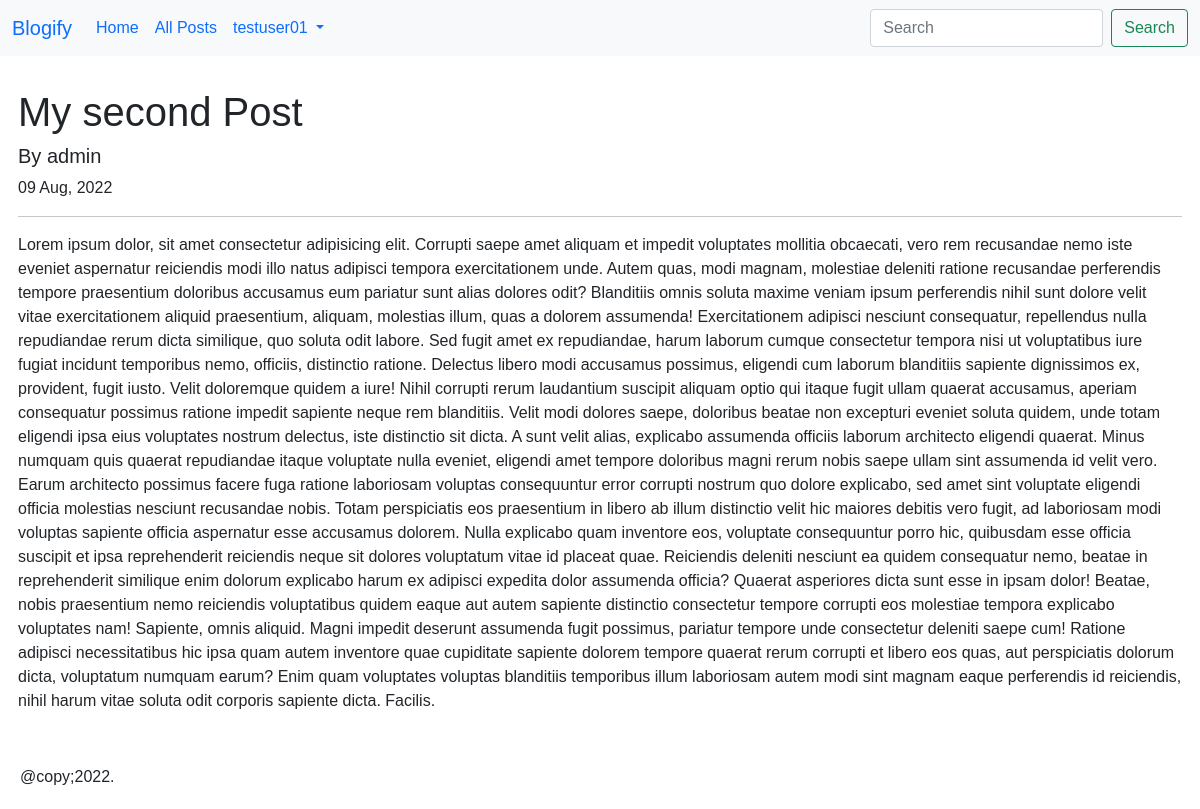
/posts/2/ (signed in), run on the app's committed database.
### users/models.py (models this page shows)
class CustomUser(AbstractUser):
    pass

### posts/models.py (models this page shows, shortened)
class Post(models.Model):
    STATUS_CHOICES = (
        ('draft', 'Draft'),
        ('published', 'Published'),
    )
    title = models.CharField(max_length=255)
    author = models.ForeignKey(
        get_user_model(),
        on_delete = models.CASCADE,
        related_name = 'posts'
    )
    body = models.TextField()
    publish = models.DateTimeField(default=timezone.now)
    created = models.DateTimeField(auto_now_add=True)
    updated = models.DateTimeField(auto_now=True)
    status = models.CharField(
        max_length=10,
        choices=STATUS_CHOICES,
        default='draft'
    )
    slug = models.SlugField(
        max_length=255,
        blank=True,
        null= True
    )
    class Meta:
        ordering = ('-publish',)

### posts/views.py (the view)
# urls.py: path('<int:pk>/', PostDetailView.as_view(), name='post_detail'),
class PostDetailView(DetailView):
    model = Post
    template_name = 'blog/post_detail.html'
    context_object_name = 'post'

### templates/blog/post_detail.html (shortened to what this page needs)
{% extends '_base.html' %}
{% block content %}
    <h1>{{ post.title }}</h1>
    <h5>By {{ post.author }}</h5>
    <p>{{ post.publish|date:"d M, Y" }}</p>
    <hr />
    <p>{{ post.body }}</p>
{% endblock content %}

### templates/_base.html (shortened to what this page needs)
{% load static %}
<!DOCTYPE html>
<html lang="en">
<head>
    <link rel="stylesheet" href="https://cdn.jsdelivr.net/npm/bootstrap@5.1.3/dist/css/bootstrap.min.css">
    <link rel="stylesheet" href="{% static 'css/base.css' %}">
</head>
<body>
    {% block body %}
    <header>
        <nav class="navbar navbar-expand-lg bg-light">
            <div class="container-fluid">
              <a class="navbar-brand" href="{% url 'home' %}">Blogify</a>
              {% if user.is_authenticated %}
              <div class="collapse navbar-collapse" id="navbarSupportedContent">
                <ul class="navbar-nav me-auto mb-2 mb-lg-0">
                  <li class="nav-item">
                    <a class="nav-link active" aria-current="page" href="#">Home</a>
                  </li>
                  <li class="nav-item">
                    <a class="nav-link" href="{% url 'post_list' %}">All Posts</a>
                  </li>
                  <li class="nav-item dropdown">
                    <a class="nav-link dropdown-toggle" href="#" role="button" data-bs-toggle="dropdown" aria-expanded="false">
                      {{ user.username }}
                    </a>
                  </li>
                </ul>
                <form class="d-flex" role="search">
                  <input class="form-control me-2" type="search" placeholder="Search" aria-label="Search">
                  <button class="btn btn-outline-success" type="submit">Search</button>
                </form>
              </div>
              {% else %}
              <form action="form-inline ml-auto">
                <a href="{% url 'signup' %}" class="btn btn-outline-secondary">Sign Up</a>
                <a href="{% url 'login' %}" class="btn btn-primary ml-2">Log In</a>
              </form>
              {% endif %}
            </div>
          </nav>
    </header>
    <main>
        <div class="container">
            {% block content %}{% endblock content %}
        </div>
    </main>
    <footer>
      @copy;2022.
    </footer>
    {% endblock body %}
</body>
</html>

### static/css/base.css (style rules this page uses)
*, body { margin: 0; padding: 0; box-sizing: border-box; }
body { font-family: 'Lucida Sans', 'Lucida Sans Regular', 'Lucida Grande', 'Lucida Sans Unicode', Geneva, Verdana, sans-serif; }
a { text-decoration: none; }
main { margin: 2em 0; min-height: 75vh; }
.container { width: 99%; max-width: 1200px; margin: 0 auto; }
footer { padding: 20px; background: #fff; }

### data on the page
CustomUser: username "testuser01"
Post: title "My second Post", author "admin", publish "09 Aug, 2022", body "Lorem ipsum dolor, sit amet consectetur adipisicing elit. Corrupti saepe amet aliquam et impedit voluptates mollitia obcaecati, vero rem recusandae nemo iste eveniet aspernatur reiciendis modi illo natus adipisci tempora exercitationem unde. Autem quas, modi magnam, molestiae deleniti ratione recusandae perferendis tempore praesentium doloribus accusamus eum pariatur sunt alias dolores odit? Blanditiis omnis soluta maxime veniam ipsum perferendis nihil sunt dolore velit vitae exercitationem aliquid praesentium, aliquam, molestias illum, quas a dolorem assumenda! Exercitationem adipisci nesciunt consequatur, repellendus nulla repudiandae rerum dicta similique, quo soluta odit labore. Sed…"
